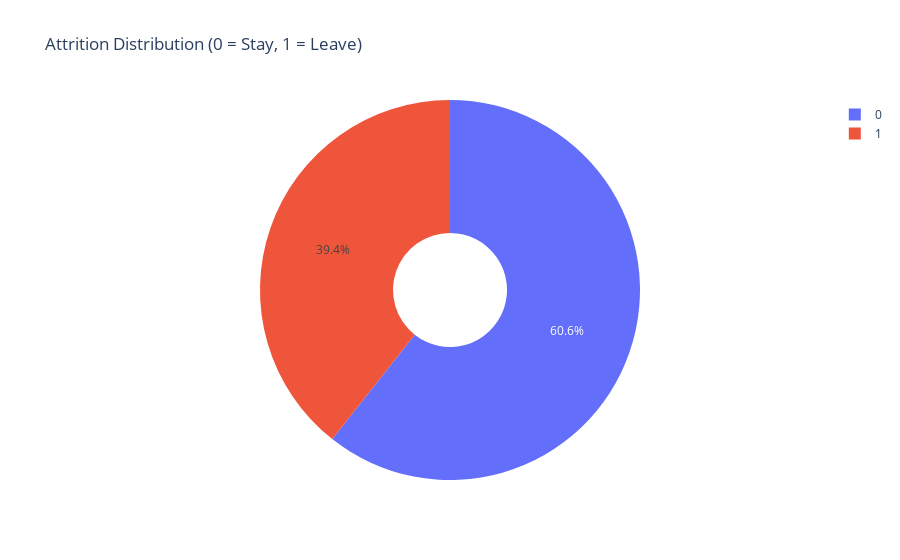

Notebook code cell kept with this figure:
### Code cell
# Overall attrition rate
attr_rate = df['LeaveOrNot'].mean()
print(f'Overall attrition rate: {attr_rate:.2%}')

attr_counts = df['LeaveOrNot'].value_counts().reset_index()
attr_counts.columns = ['LeaveOrNot', 'Count']

fig = px.pie(
    attr_counts,
    values='Count',
    names='LeaveOrNot',
    color='LeaveOrNot',
    title="Attrition Distribution (0 = Stay, 1 = Leave)",
    hole=0.3
)
fig.show()

### Figure 1 — Plotly figure (JSON) as saved in the notebook; plotly's stock layout.template omitted (floating-point values rounded to 4 significant figures)
{"data": [{"customdata": [[0], [1]], "domain": {"x": [0, 1], "y": [0, 1]}, "hole": 0.3, "hovertemplate": "LeaveOrNot=%{customdata[0]}<br>Count=%{value}<extra></extra>", "labels": [0, 1], "legendgroup": "", "marker": {"colors": ["#636efa", "#EF553B"]}, "name": "", "showlegend": true, "type": "pie", "values": [1676, 1088]}], "layout": {"legend": {"tracegroupgap": 0}, "title": {"text": "Attrition Distribution (0 = Stay, 1 = Leave)"}}}
